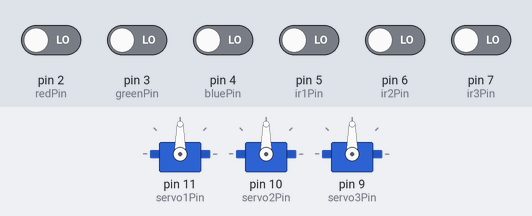
A sketch run on a simulated Arduino Uno, built with avr-gcc and run on an emulated ATmega328P. Shown: 3 × servo. The test bench sets the inputs (shaded band); at power-on: pin 2 (redPin), pin 3 (greenPin), pin 4 (bluePin), pin 5 (ir1Pin), pin 6 (ir2Pin), pin 7 (ir3Pin) LOW. What the sketch prints to the serial monitor is not drawn.

Above: at 1.5 s.
1.6 s: pin 2 (redPin) driven HIGH
At 2.09 s:
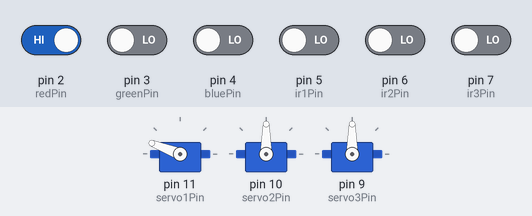
4.6 s: pin 5 (ir1Pin) driven HIGH
At 5.4 s:
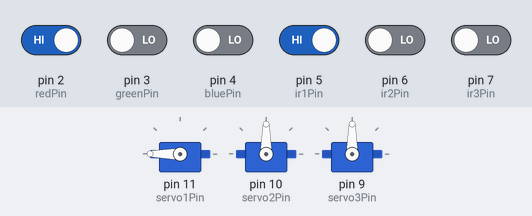
6.2 s: pin 2 (redPin) driven LOW and pin 3 (greenPin) driven HIGH
At 6.66 s:
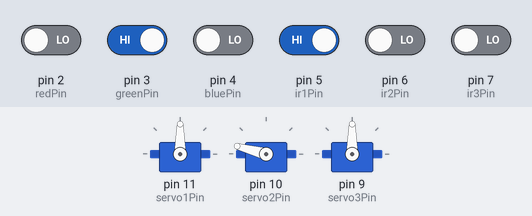
9.2 s: pin 6 (ir2Pin) driven HIGH
At 9.7 s:
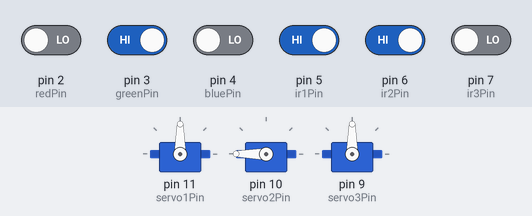
10.8 s: pin 3 (greenPin) driven LOW
At 12.1 s:
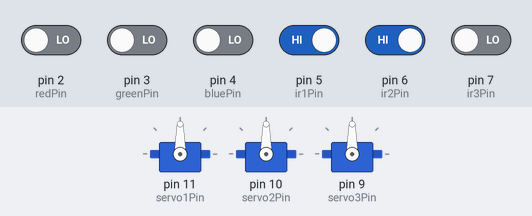
12.4 s: pin 4 (bluePin) driven HIGH
At 12.89 s:
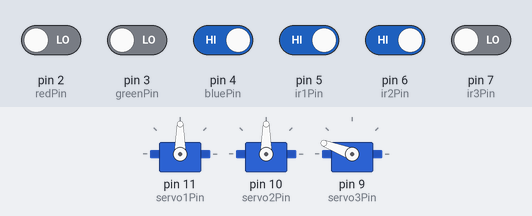
Timing chart, 0 to 15.6 s (numbered marks = the images above; inputs shaded):
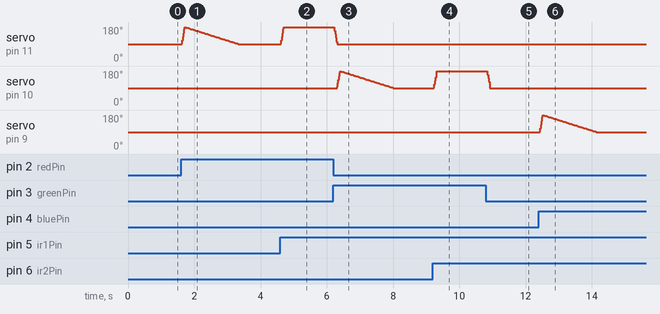

The sketch:

servo_code.ino
```cpp
#include <Servo.h>


const uint8_t redPin     = 2;
const uint8_t greenPin   = 3;
const uint8_t bluePin    = 4;

const uint8_t ir1Pin     = 5;
const uint8_t ir2Pin     = 6;
const uint8_t ir3Pin     = 7;


const uint8_t servo1Pin  = 11;
const uint8_t servo2Pin  = 10;
const uint8_t servo3Pin  = 9;

Servo servo1, servo2, servo3;

const uint8_t FAST_DELAY = 1;
const uint8_t SLOW_DELAY = 18;


const int CENTER_ANGLE = 90;
const int FULL_ANGLE   = 180;
const int MIN_ANGLE    = 0;

int servo1Angle = CENTER_ANGLE;
int servo2Angle = CENTER_ANGLE;
int servo3Angle = CENTER_ANGLE;

bool servo1Moved = false;
bool servo2Moved = false;
bool servo3Moved = false;

uint8_t lastColor = 0;

bool irWasActive = false;

void smoothMove(Servo &s, int &currentAngle, int toAngle, uint8_t stepDelay) {

  toAngle = constrain(toAngle, MIN_ANGLE, 180);
  currentAngle = constrain(currentAngle, MIN_ANGLE, 180);

  if (currentAngle == toAngle) return;

  if (currentAngle < toAngle) {
    for (int a = currentAngle + 1; a <= toAngle; ++a) {
      s.write(a);
      delay(stepDelay);
      yield();
    }
  } else {
    for (int a = currentAngle - 1; a >= toAngle; --a) {
      s.write(a);
      delay(stepDelay);
      yield();
    }
  }
  currentAngle = toAngle;
}

void resetAllServos(uint8_t returnDelay) {
  smoothMove(servo1, servo1Angle, CENTER_ANGLE, returnDelay);
  smoothMove(servo2, servo2Angle, CENTER_ANGLE, returnDelay);
  smoothMove(servo3, servo3Angle, CENTER_ANGLE, returnDelay);

  servo1Moved = servo2Moved = servo3Moved = false;
}

void tiltServoForColor(uint8_t color) {
  switch (color) {
    case 1:
      smoothMove(servo1, servo1Angle, FULL_ANGLE, FAST_DELAY);
      servo1Moved = true;
      break;
    case 2:
      smoothMove(servo2, servo2Angle, FULL_ANGLE, FAST_DELAY);
      servo2Moved = true;
      break;
    case 3:
      smoothMove(servo3, servo3Angle, FULL_ANGLE, FAST_DELAY);
      servo3Moved = true;
      break;
    default:

      break;
  }
}

void setup() {
  Serial.begin(9600);

  pinMode(redPin, INPUT);
  pinMode(greenPin, INPUT);
  pinMode(bluePin, INPUT);

  pinMode(ir1Pin, INPUT);
  pinMode(ir2Pin, INPUT);
  pinMode(ir3Pin, INPUT);

  servo1.attach(servo1Pin);
  servo2.attach(servo2Pin);
  servo3.attach(servo3Pin);

  // initial positions
  servo1.write(CENTER_ANGLE);
  servo2.write(CENTER_ANGLE);
  servo3.write(CENTER_ANGLE);

  servo1Angle = CENTER_ANGLE;
  servo2Angle = CENTER_ANGLE;
  servo3Angle = CENTER_ANGLE;

  delay(300);
}

void loop() {
  bool redDetected   = (digitalRead(redPin) == HIGH);
  bool greenDetected = (digitalRead(greenPin) == HIGH);
  bool blueDetected  = (digitalRead(bluePin) == HIGH);

  bool ir1 = (digitalRead(ir1Pin) == HIGH);
  bool ir2 = (digitalRead(ir2Pin) == HIGH);
  bool ir3 = (digitalRead(ir3Pin) == HIGH);

  bool anyIr = (ir1 || ir2 || ir3);
  if (anyIr && !irWasActive) {
    Serial.println("Object detected (IR) — resetting all servos to center");
    resetAllServos(FAST_DELAY);
  }
  irWasActive = anyIr;

  uint8_t currentColor = 0;
  if (redDetected) currentColor = 1;
  else if (greenDetected) currentColor = 2;
  else if (blueDetected) currentColor = 3;

  if (currentColor != lastColor) {
    Serial.print("Color changed from ");
    Serial.print(lastColor);
    Serial.print(" to ");
    Serial.println(currentColor);

    resetAllServos(FAST_DELAY);

    if (currentColor != 0) {
      tiltServoForColor(currentColor);
    }

    lastColor = currentColor;
  }


  if (redDetected) {
    if (ir1) {
      if (!servo1Moved) {
        smoothMove(servo1, servo1Angle, FULL_ANGLE, FAST_DELAY);
        servo1Moved = true;
      }
    } else {
      if (servo1Moved) {
        smoothMove(servo1, servo1Angle, CENTER_ANGLE, SLOW_DELAY);
        servo1Moved = false;
      }
    }

    if (servo2Moved) { smoothMove(servo2, servo2Angle, CENTER_ANGLE, SLOW_DELAY); servo2Moved = false; }
    if (servo3Moved) { smoothMove(servo3, servo3Angle, CENTER_ANGLE, SLOW_DELAY); servo3Moved = false; }
  }
  else if (greenDetected) {
      smoothMove(servo1, servo1Angle, CENTER_ANGLE, FAST_DELAY);
    if (ir2) {
      if (!servo2Moved) {
        smoothMove(servo2, servo2Angle, FULL_ANGLE, FAST_DELAY);
        servo2Moved = true;
      }
    } else {
      if (servo2Moved) {
        smoothMove(servo2, servo2Angle, CENTER_ANGLE, SLOW_DELAY);
        servo2Moved = false;
      }
    }

    if (servo1Moved) { smoothMove(servo1, servo1Angle, CENTER_ANGLE, SLOW_DELAY); servo1Moved = false; }
    if (servo3Moved) { smoothMove(servo3, servo3Angle, CENTER_ANGLE, SLOW_DELAY); servo3Moved = false; }
  }
  else if (blueDetected) {
    if (ir3) {
      if (!servo3Moved) {
        smoothMove(servo3, servo3Angle, FULL_ANGLE, FAST_DELAY);
        servo3Moved = true;
      }
    } else {
      if (servo3Moved) {
        smoothMove(servo3, servo3Angle, CENTER_ANGLE, SLOW_DELAY);
        servo3Moved = false;
      }
    }

    if (servo1Moved) { smoothMove(servo1, servo1Angle, CENTER_ANGLE, SLOW_DELAY); servo1Moved = false; }
    if (servo2Moved) { smoothMove(servo2, servo2Angle, CENTER_ANGLE, SLOW_DELAY); servo2Moved = false; }
  }
  else {
    if (servo1Angle != CENTER_ANGLE) { smoothMove(servo1, servo1Angle, CENTER_ANGLE, FAST_DELAY); }
    if (servo2Moved) { smoothMove(servo2, servo2Angle, CENTER_ANGLE, FAST_DELAY); servo2Moved = false; }
    if (servo3Moved) { smoothMove(servo3, servo3Angle, CENTER_ANGLE, FAST_DELAY); servo3Moved = false; }
    servo1Moved = false;
  }

  delay(30);
}
```

Measured:
- after the input at 1.6 s, servo on pin 11 (servo1Pin): rises from 90° to 179° in 0.10 s, then falls to 90° in 1.6 s
- after the input at 4.6 s, servo on pin 11 (servo1Pin): 90° → 180° at once
- after the input at 6.2 s, servo on pin 11 (servo1Pin): 180° → 90° at once; servo on pin 10 (servo2Pin): rises from 90° to 179° in 0.09 s, then falls to 90° in 1.6 s
- after the input at 9.2 s, servo on pin 10 (servo2Pin): 90° → 180° at once
- after the input at 10.8 s, servo on pin 10 (servo2Pin): 180° → 90° at once
- after the input at 12.4 s, servo on pin 9 (servo3Pin): rises from 90° to 179° in 0.10 s, then falls to 90° in 1.6 s
